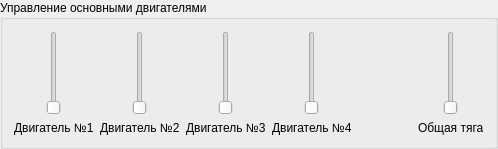
                <widget class="QGroupBox" name="groupBox_8">
                 <property name="title">
                  <string>Управление основными двигателями</string>
                 </property>
                 <layout class="QHBoxLayout" name="horizontalLayout_25">
                  <item>
                   <layout class="QVBoxLayout" name="verticalLayout_13">
                    <item>
                     <widget class="QSlider" name="verticalSlider">
                      <property name="sizePolicy">
                       <sizepolicy hsizetype="Minimum" vsizetype="Expanding">
                        <horstretch>0</horstretch>
                        <verstretch>0</verstretch>
                       </sizepolicy>
                      </property>
                      <property name="orientation">
                       <enum>Qt::Vertical</enum>
                      </property>
                     </widget>
                    </item>
                    <item>
                     <widget class="QLabel" name="label_19">
                      <property name="text">
                       <string>Двигатель №1</string>
                      </property>
                     </widget>
                    </item>
                   </layout>
                  </item>
                  <item>
                   <layout class="QVBoxLayout" name="verticalLayout_14">
                    <item>
                     <widget class="QSlider" name="verticalSlider_2">
                      <property name="sizePolicy">
                       <sizepolicy hsizetype="Minimum" vsizetype="Expanding">
                        <horstretch>0</horstretch>
                        <verstretch>0</verstretch>
                       </sizepolicy>
                      </property>
                      <property name="orientation">
                       <enum>Qt::Vertical</enum>
                      </property>
                     </widget>
                    </item>
                    <item>
                     <widget class="QLabel" name="label_20">
                      <property name="text">
                       <string>Двигатель №2</string>
                      </property>
                     </widget>
                    </item>
                   </layout>
                  </item>
                  <item>
                   <layout class="QVBoxLayout" name="verticalLayout_15">
                    <item>
                     <widget class="QSlider" name="verticalSlider_3">
                      <property name="sizePolicy">
                       <sizepolicy hsizetype="Minimum" vsizetype="Expanding">
                        <horstretch>0</horstretch>
                        <verstretch>0</verstretch>
                       </sizepolicy>
                      </property>
                      <property name="orientation">
                       <enum>Qt::Vertical</enum>
                      </property>
                     </widget>
                    </item>
                    <item>
                     <widget class="QLabel" name="label_21">
                      <property name="text">
                       <string>Двигатель №3</string>
                      </property>
                     </widget>
                    </item>
                   </layout>
                  </item>
                  <item>
                   <layout class="QVBoxLayout" name="verticalLayout_16">
                    <item>
                     <widget class="QSlider" name="verticalSlider_4">
                      <property name="sizePolicy">
                       <sizepolicy hsizetype="Minimum" vsizetype="Expanding">
                        <horstretch>0</horstretch>
                        <verstretch>0</verstretch>
                       </sizepolicy>
                      </property>
                      <property name="orientation">
                       <enum>Qt::Vertical</enum>
                      </property>
                     </widget>
                    </item>
                    <item>
                     <widget class="QLabel" name="label_22">
                      <property name="text">
                       <string>Двигатель №4</string>
                      </property>
                     </widget>
                    </item>
                   </layout>
                  </item>
                  <item>
                   <spacer name="horizontalSpacer_3">
                    <property name="orientation">
                     <enum>Qt::Horizontal</enum>
                    </property>
                    <property name="sizeType">
                     <enum>QSizePolicy::Fixed</enum>
                    </property>
                    <property name="sizeHint" stdset="0">
                     <size>
                      <width>60</width>
                      <height>20</height>
                     </size>
                    </property>
                   </spacer>
                  </item>
                  <item>
                   <layout class="QVBoxLayout" name="verticalLayout_17">
                    <item>
                     <widget class="QSlider" name="verticalSlider_5">
                      <property name="sizePolicy">
                       <sizepolicy hsizetype="Minimum" vsizetype="Expanding">
                        <horstretch>0</horstretch>
                        <verstretch>0</verstretch>
                       </sizepolicy>
                      </property>
                      <property name="orientation">
                       <enum>Qt::Vertical</enum>
                      </property>
                     </widget>
                    </item>
                    <item>
                     <widget class="QLabel" name="label_23">
                      <property name="text">
                       <string>Общая тяга</string>
                      </property>
                     </widget>
                    </item>
                   </layout>
                  </item>
                 </layout>
                </widget>
